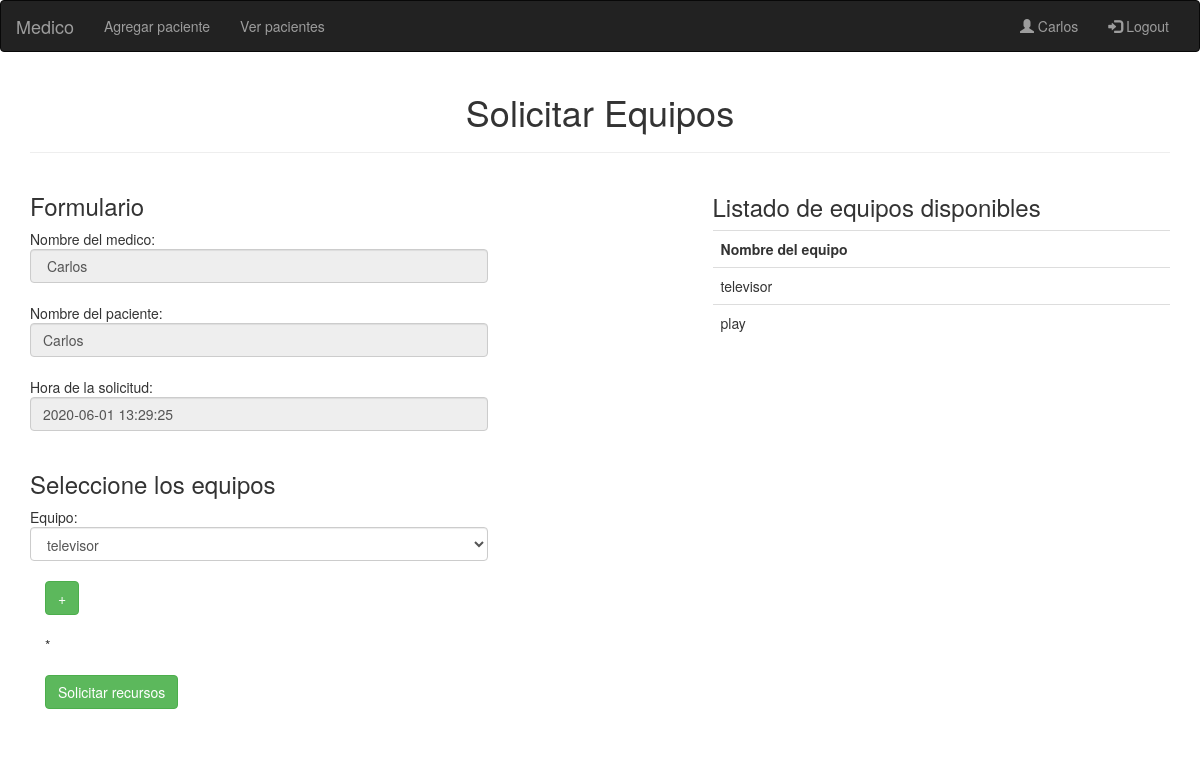
Screenshot of /Proyecto/views/asignacionEquipos.php?user=2&paciente=2 with the database file from the repository.
### tables this page shows
CREATE TABLE `medico` (
  `ID` int(11) NOT NULL,
  `Nombre` char(15) DEFAULT NULL,
  `Email` char(40) DEFAULT NULL,
  `Contraseña` char(15) DEFAULT NULL,
  `Rol` bit(1) DEFAULT NULL
);

CREATE TABLE `paciente` (
  `ID` int(11) NOT NULL,
  `Nombre` char(15) DEFAULT NULL,
  `Diagnostico` char(15) DEFAULT NULL,
  `Prioridad` int(11) DEFAULT NULL,
  `TiempoDeDuracion` int(11) DEFAULT NULL,
  `FechaDeIngreso` date DEFAULT NULL,
  `IDHabitacion` int(11) DEFAULT NULL,
  `IDCama` int(11) DEFAULT NULL,
  `IDMedico` int(11) DEFAULT NULL
);

CREATE TABLE `equipos` (
  `ID` int(11) NOT NULL,
  `Nombre` char(15) DEFAULT NULL,
  `IDPaciente` int(11) DEFAULT NULL
);

### Proyecto/controllers/PacienteControlador.php (called while the page is built, shortened)
<?php
class ControllerPacientes {
    public function getMedico($id) {
        require_once("../models/Pacientes.php");
        $services = new Service();
        return mysqli_fetch_array($services->getMedico($id));
    }
    public function getPaciente($id) {
        require_once("../models/Pacientes.php");
        $services = new Service();
        return mysqli_fetch_array($services->getPaciente($id));
    }
    public function numeroEquiposAsignados($idpaciente){
        require_once("../models/Pacientes.php");
        $services = new Service();
        return $services->numeroEquiposAsignados($idpaciente);
    }
}
?>

### Proyecto/models/Pacientes.php (called while the page is built, shortened)
<?php
class Service {
    private $db;
    public function __construct() {
        $this->db = mysqli_connect(HOST_DB, USUARIO_DB, USUARIO_PASS, NOMBRE_DB);
    }
    public function getMedico($id) {
        $sql = "SELECT * FROM Medico WHERE ID = $id";
        return mysqli_query($this->db,$sql);
    }
    public function getPaciente($id) {
        $sql = "SELECT * FROM Paciente WHERE ID = $id";
        return mysqli_query($this->db,$sql);
    }
    public function numeroEquiposAsignados($idpaciente){
        $sql = "SELECT * FROM Equipos WHERE IDPaciente = $idpaciente";
        return mysqli_num_rows(mysqli_query($this->db,$sql));
    }
}
?>

### Proyecto/controllers/EquiposControlador.php (called while the page is built, shortened)
<?php
class ControllerEquipos {
    public function getEquiposDisponibles() {
        require_once("../models/Equipos.php");
        $services = new Services();
        return $services->getEquiposDisponibles();
    }
}
?>

### Proyecto/models/Equipos.php (called while the page is built, shortened)
<?php
class Services {
    private $db;
    public function __construct() {
        $this->db = mysqli_connect(HOST_DB, USUARIO_DB, USUARIO_PASS, NOMBRE_DB);
    }
    public function getEquiposDisponibles() {
        $sql = "SELECT * FROM Equipos WHERE IDPaciente IS NULL";
        return mysqli_query($this->db,$sql);
    }
}
?>

### Proyecto/views/asignacionEquipos.php (the view, shortened to what this page needs)
<!DOCTYPE html>
<?php
    $OpcionErr = "";
    $idpaciente = $_REQUEST['paciente'];
    require_once("homeMedico.php");
    $nuevo = new ControllerPacientes ();
    $paciente = $nuevo-> getPaciente($idpaciente);
    $p = $paciente['Prioridad'];
    $prioridad = $p - $nuevo-> numeroEquiposAsignados($idpaciente);
    $medico = $nuevo-> getMedico($usuario);
    $fecha = date('Y-m-d H:i:s');
    include "../controllers/EquiposControlador.php";
    $nuevo = new ControllerEquipos();
    $datos = $nuevo-> getEquiposDisponibles($idpaciente);
    $str_datos = "";
    while($fila = mysqli_fetch_array($datos)) {
        $aux = $fila['Nombre'];
        $id = $fila['ID'];
        $str_datos .= " <option value= $id  >$aux</option>";
    }
?>
<html>
    <head>
        <link href="//maxcdn.bootstrapcdn.com/bootstrap/3.2.0/css/bootstrap.min.css" rel="stylesheet" type="text/css" />
        <link href="https://maxcdn.bootstrapcdn.com/font-awesome/4.7.0/css/font-awesome.min.css" rel="stylesheet" >
    </head>
    <body>
        <div class="container">
        <header class="text-center">
                <h1>Solicitar Equipos</h1>
                <hr/>
            </header>
            <div class="row">
                <div class="col-md-5 ">
                <form method="post" action="<?php echo htmlspecialchars($_SERVER["PHP_SELF"]."?user=".$usuario."&paciente=".$idpaciente);?>">
                        <h3>Formulario</h3>
                        Nombre del medico: <input type="text" name="nombr" class="form-control" value=" <?php echo $medico ['Nombre']?>" readonly/><br>
                        Nombre del paciente: <input type="text" name="emails" class="form-control" value="<?php echo $paciente ['Nombre']?>" readonly/> <br>
                        Hora de la solicitud: <input type="text" name="c-emails" class="form-control" value="<?php echo $fecha?>" readonly/>   <br>
                        <h3>Seleccione los equipos</h3>
                        <form method="post" action="<?php echo htmlspecialchars($_SERVER["PHP_SELF"]."?user=".$usuario."&paciente=".$idpaciente);?>">
                                <?php if ($prioridad > 0){ ?>
                                    Equipo: <select name="nombres[]"  class="form-control">
                                    <?php echo $str_datos;?>
                                    </select>
                                    <br>
                                <?php } else{
                                    $OpcionErr = "No puede agregar mas equipos debido a su nivel de prioridad o a que ya tiene equipos asignados";
                                }?>
                            <div class="col-md-8 ">
                            <input name="agregar" type="submit" value="+" class="btn btn-success"/>
                        </form><br>
                        <br><span class="error">* <?php echo $OpcionErr;?></span>
                        <br/><br>
                        <input type="submit" name="guardar" value="Solicitar recursos" class="btn btn-success"/>
                       </div>
                </div>
                <div class="col-sm-2"></div>
                <div class="col-sm-5"></div>
                <div class="col-sm-2"></div>
                <div class="col-sm-5 ">
                    <h3>Listado de equipos disponibles </h3>
                        <table class="table">
                        <tr>
                        <th>Nombre del equipo</th>
                        </tr>
                        <?php
                        $nuevo = new ControllerEquipos();
                        $datos = $nuevo-> getEquiposDisponibles($idpaciente);
                        $str_datos = "";
                        while($fila = mysqli_fetch_array($datos)) {
                            $str_datos .= "<tr>";
                            $str_datos .= "<td>". $fila ['Nombre'] . "</td>";
                            $str_datos .= "</tr>";
                        }
                        $str_datos .= "</table>";
                        echo $str_datos;
                        ?>
                </div>
            </div>
           <br>
            <br>
    </body>
</html>

### Proyecto/views/homeMedico.php (shortened to what this page needs)
<!DOCTYPE html>
<?php
    $usuario = $_REQUEST['user'];
    include "../controllers/PacienteControlador.php";
        $nuevo = new ControllerPacientes ();
    $medico = $nuevo-> getMedico($usuario);
?>
<html>
    <head>
        <link rel="stylesheet" href="https://maxcdn.bootstrapcdn.com/bootstrap/3.4.1/css/bootstrap.min.css">
    </head>
    <body>
    <nav class="navbar navbar-inverse">
        <div class="container-fluid">
            <div class="navbar-header">
            <a class="navbar-brand" href="inicioMedico.php?user=<?php echo $usuario; ?>">Medico</a>
            </div>
            <div class="collapse navbar-collapse" id="myNavbar">
            <ul class="nav navbar-nav">
                <li><a href="agregarPaciente.php?user=<?php echo $usuario; ?>">Agregar paciente</a></li>
                <li><a href="verPacientes.php?user=<?php echo $usuario; ?>">Ver pacientes</a></li>
            </ul>
            <ul class="nav navbar-nav navbar-right">
                <li><a href="#"><span class="glyphicon glyphicon-user"></span> <?php echo $medico['Nombre']; ?></a></li>
                <li><a href="../index.php"><span class="glyphicon glyphicon-log-in"></span> Logout</a></li>
            </ul>
            </div>
        </div>
    </nav>
    </body>
</html>

### rows the page displays
medico: Nombre "Carlos", nombr "Carlos"
paciente: emails "Carlos"
equipos: Nombre "televisor"
equipos: Nombre "play"

### other values shown
form field value "televisor"
